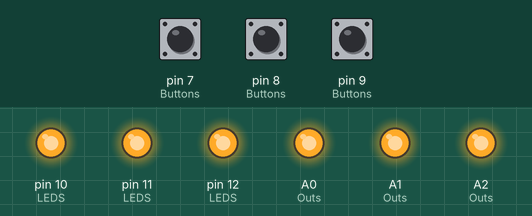
Simulated run of this sketch. Board: Arduino Uno, built with avr-gcc and run on an emulated ATmega328P. Shown: output pins drawn as LEDs (lit = HIGH). The test bench sets the inputs (shaded band); at power-on: pin 7 (Buttons) HIGH, pin 8 (Buttons) HIGH, pin 9 (Buttons) HIGH. MIDI output is not drawn; EEPROM starts erased.

Above: at 1.2 s.
1.3 s: pin 7 (Buttons) pulled LOW for 0.15 s
At 2.5 s:
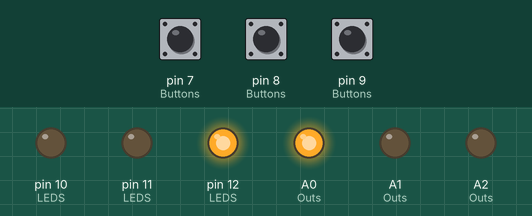
2.9 s: pin 8 (Buttons) pulled LOW for 0.15 s
At 3.8 s:
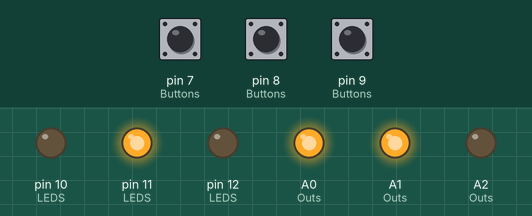
4.5 s: pin 9 (Buttons) pulled LOW for 0.15 s
At 5.1 s:
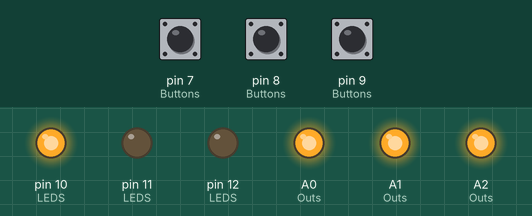
6.1 s: pin 7 (Buttons) pulled LOW for 1 s
At 7.5 s:
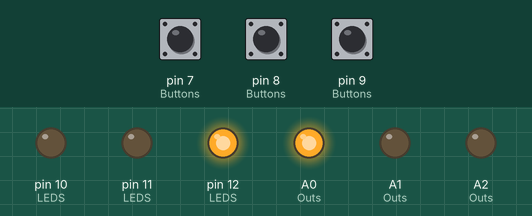
8.6 s: pin 8 (Buttons) pulled LOW for 1 s
At 9.4 s:
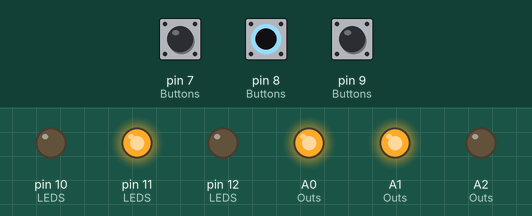
Timing chart, 0 to 11.6 s (numbered marks = the images above; inputs shaded):
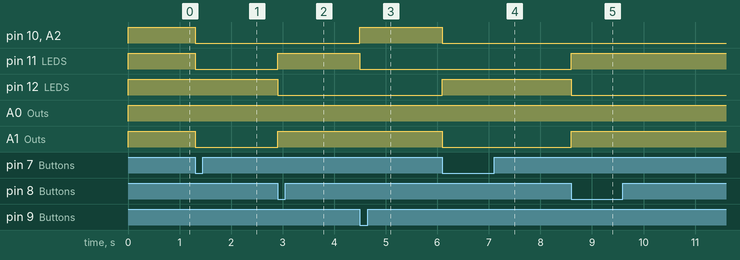

Measured:
- after the input at 1.3 s, pin 10 (LEDS), pin 11 (LEDS), A1 (Outs), A2 (Outs): HIGH → LOW at once
- after the input at 2.9 s, pin 11 (LEDS), A1 (Outs): LOW → HIGH at once; pin 12 (LEDS): HIGH → LOW at once
- after the input at 4.5 s, pin 10 (LEDS), A2 (Outs): LOW → HIGH at once; pin 11 (LEDS): HIGH → LOW at once
- after the input at 6.1 s, pin 10 (LEDS), A1 (Outs), A2 (Outs): HIGH → LOW at once; pin 12 (LEDS): LOW → HIGH at once
- after the input at 8.6 s, pin 11 (LEDS), A1 (Outs): LOW → HIGH at once; pin 12 (LEDS): HIGH → LOW at once

The sketch:

bb15_footswitch.ino
```cpp
// (licence header left out)
/*
 * For Arduino Micro
 */

/**
 * @todo Dependency management
 * @body Look for a way to manage Arduino dependencies (libraries) with a relevant package manager, perhaps using VCStudio instead of the Arduino IDE.
 */
#include <MIDI.h>
//#include <Wire.h>
#include <SoftwareSerial.h>
#include <EEPROM.h>

//LiquidCrystal_I2C lcd(0x27,2,1,0,4,5,6,7); // 0x27 is the I2C bus address for an unmodified backpack
   /*!
    @param      lcd_Addr[in] I2C address of the IO expansion module. For I2CLCDextraIO,the address can be configured using the on board jumpers.
    @param      En[in] LCD En (Enable) pin connected to the IO extender module
    @param      Rw[in] LCD Rw (Read/write) pin connected to the IO extender module
    @param      Rs[in] LCD Rs (Reset) pin connected to the IO extender module
    @param      d4[in] LCD data 0 pin map on IO extender module
    @param      d5[in] LCD data 1 pin map on IO extender module
    @param      d6[in] LCD data 2 pin map on IO extender module
    @param      d7[in] LCD data 3 pin map on IO extender module
   */

#define ledLOW  12
#define ledMID  11
#define ledHI   10

#define btnLOW  9
#define btnMID  8
#define btnHI   7

#define outLOW  A0
#define outMID  A1
#define outHI   A2

// MIDI
#define MIDI_PC 11000000    //C0 PROGRAM CHANGE
#define MIDI_CC 10110000    //B0 CONTROL CHANGE

#define AMP_MIDI_CHANNEL 16 // MIDI_CHANNEL_OMNI

#define chLOW 1
#define chMID 2
#define chHI  3

int eeprom_addr = 0;

int btnSel = 0;
int lastBtnSel = 0;

int currentProgram = 0;   // MIDI

unsigned long lastDebounceTime = 0;  // the last time the output pin was toggled
unsigned long debounceDelay = 50;    // the debounce time; increase if the output flickers

const byte Buttons[] = {btnHI, btnMID, btnLOW};
const byte LEDS[] = {ledLOW, ledMID, ledHI};
const byte Outs[] = {outLOW, outMID, outHI};

#define SIZE(x) sizeof(x)/sizeof(x[0])

template<class T, size_t N>
byte RadioButtons(T(&_buttons)[N], byte State)
{
  static byte Output = 0;

  for (byte i = 0; i < N; i++)
  {
    if (digitalRead(_buttons[i]) == State)
    {
      Output = i + 1;
      break;
    }
  }
  return Output;
}

//software serial
SoftwareSerial midiSerial(2, 3); // digital pins that we'll use for soft serial RX & TX
MIDI_CREATE_INSTANCE(SoftwareSerial, midiSerial, MIDI);

void setup() {

  Serial.begin(9600);

  //  Set MIDI baud rate:
  // midiSerial.begin(31250);

  MIDI.begin(AMP_MIDI_CHANNEL);  // Listen to all incoming messages

  for (byte i = 0, j = SIZE(Buttons); i < j; i++)
    pinMode(Buttons[i], INPUT_PULLUP);

  for (byte i = 0, j = SIZE(LEDS); i < j; i++)
    pinMode(LEDS[i], OUTPUT);

  for (byte i = 0, j = SIZE(Outs); i < j; i++)
    pinMode(Outs[i], OUTPUT);

  // activate LCD module
  /*
  lcd.begin (20,4); // for 16 x 2 LCD module
  lcd.setBacklightPin(3,POSITIVE);
  lcd.setBacklight(HIGH);
  lcd.setCursor(0, 0); // set cursor to 0,0
  lcd.print("08 JUPITER");
  lcd.setCursor(0, 3); // set cursor to 0,0
  lcd.print(">1  2 >3  4  5 >7  8");
  */
}

//  Send a three byte midi message
void midiSend(char status, char data1, char data2) {
  midiSerial.write(status);
  midiSerial.write(data1);
  midiSerial.write(data2);
}

//  Send a two byte midi message
void midiProg(char status, int data ) {
  midiSerial.write(status);
  midiSerial.write(data);
}

void loop() {
  // You can fix this part to only show the value if it has changed.
  btnSel = RadioButtons(Buttons, LOW);

  if (btnSel == 0) {
    EEPROM.get(eeprom_addr, btnSel);
    if (btnSel == 0)  btnSel = 1;
  }

  if (btnSel != lastBtnSel) {

    /*
    lcd.setCursor (0,2);        // go to start of 2nd line
    lcd.print("CHANNEL: ");
    lcd.print(btnSel);
    */

    // clear LED pins
    for (byte i = 0, j = SIZE(LEDS); i < j; i++)
      digitalWrite(LEDS[i], LOW);

    digitalWrite(LEDS[btnSel-1], HIGH);

    // clear out pins
    for (byte i = 0, j = SIZE(Outs); i < j; i++)
      digitalWrite(Outs[i], LOW);

    // clear out pins
    for (byte i = 0, j = btnSel; i < j; i++)
      digitalWrite(Outs[i], HIGH);

    lastBtnSel = btnSel;

    // send MIDI signal to AMP
    switch (btnSel) {
      case 1:
        MIDI.send(midi::ProgramChange, chLOW, 0, AMP_MIDI_CHANNEL);
        break;
      case 2:
        MIDI.send(midi::ProgramChange, chMID, 0, AMP_MIDI_CHANNEL);
        break;
      case 3:
        MIDI.send(midi::ProgramChange, chHI, 0, AMP_MIDI_CHANNEL);
        break;
    }

    // write to EEPROM
    EEPROM.put(eeprom_addr, btnSel);

  } else {}

}
```
